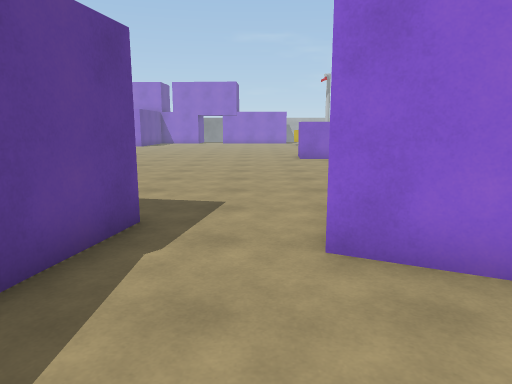
view 1 (above)

24 first-person views from a walk through a Unity game level. The camera is 1.5 m above the floor, tilts 10° down and sees 70° across. The floor is counted in squares, 1 m on a side. Each view is taken from the middle of a square. On the plan, view 1 faces up. The plan holds only what a view shows up to about 16 squares ahead; the rest is blank. The place goes on beyond the plan. The player is left out. Surface patterns are stand-ins for the level's own textures.

view 2
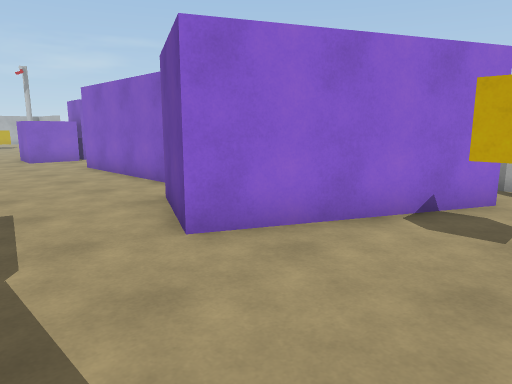

view 3
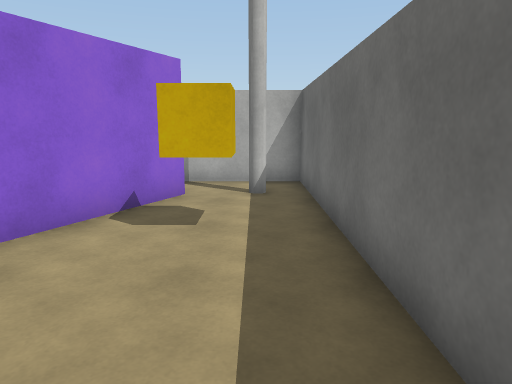

view 4
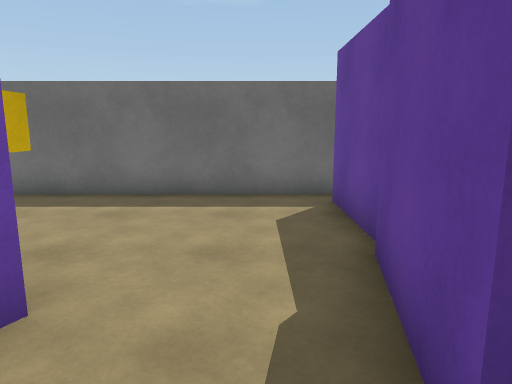

view 5
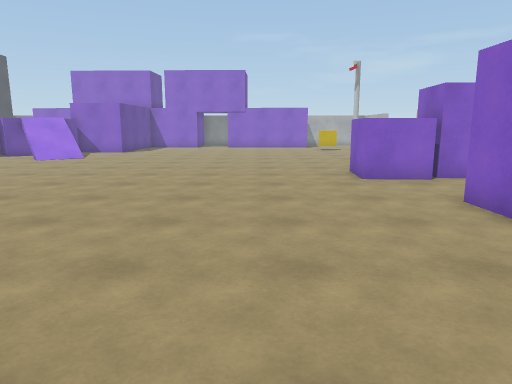

view 6
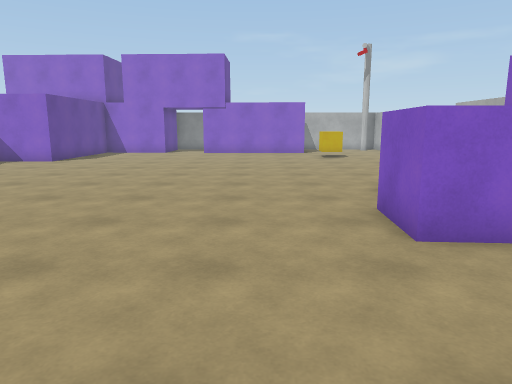

view 7
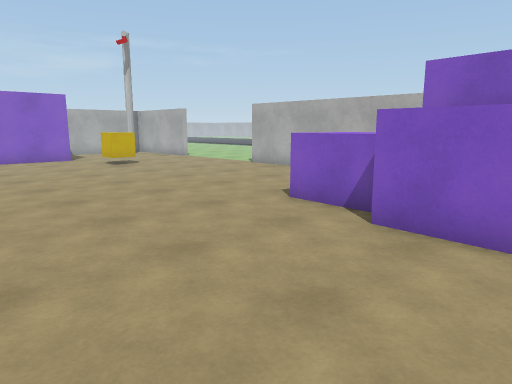

view 8
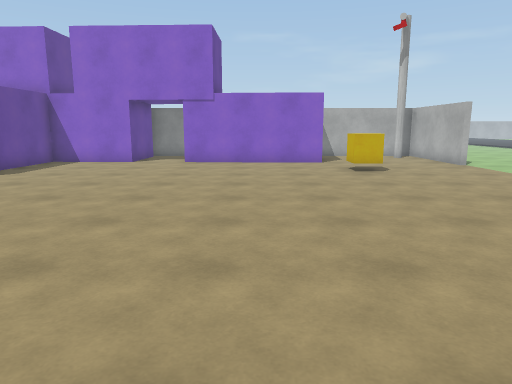

view 9
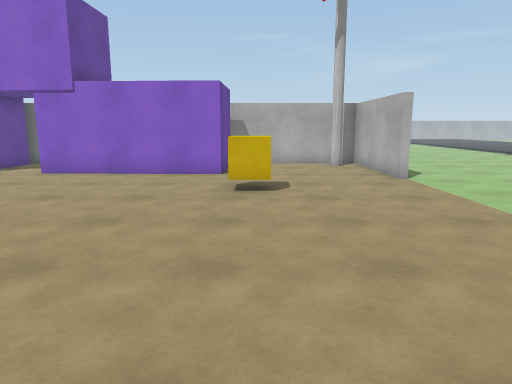

view 10
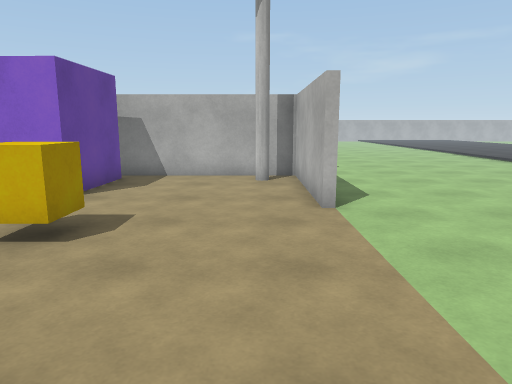

view 11
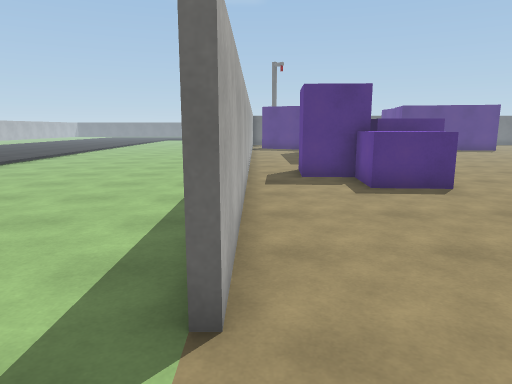

view 12
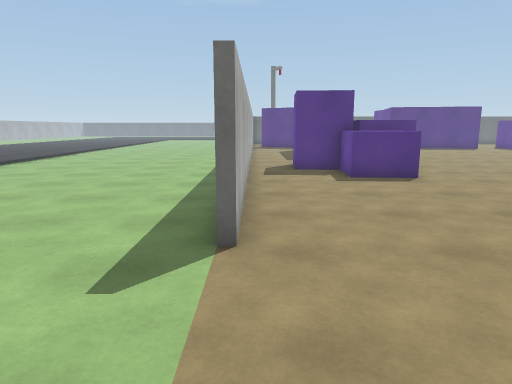

view 13
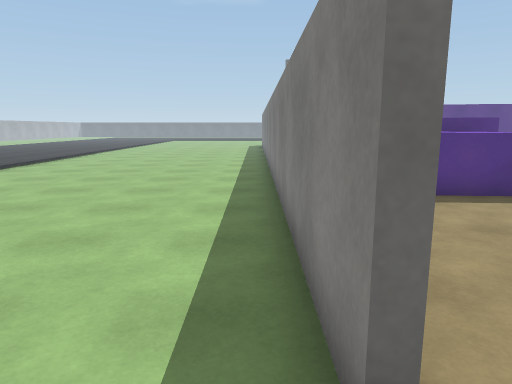

view 14
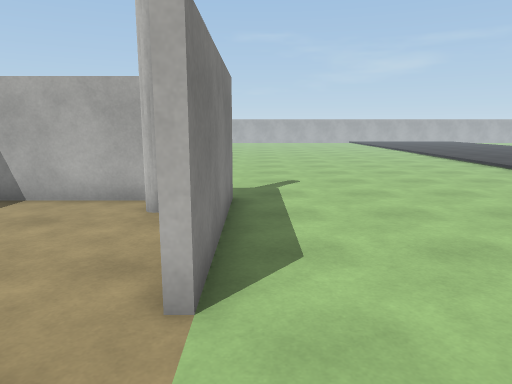

view 15
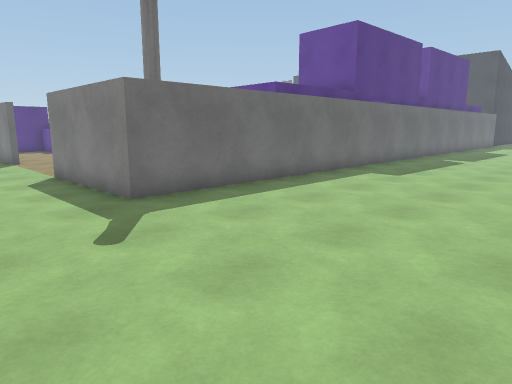

view 16
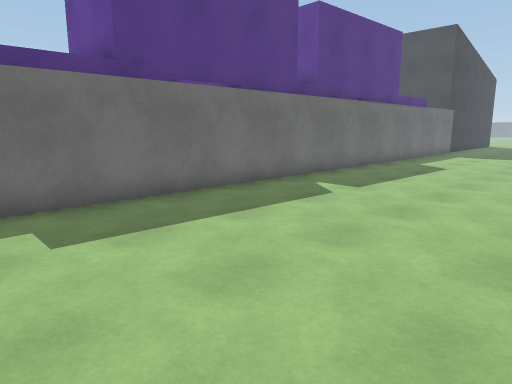

view 17
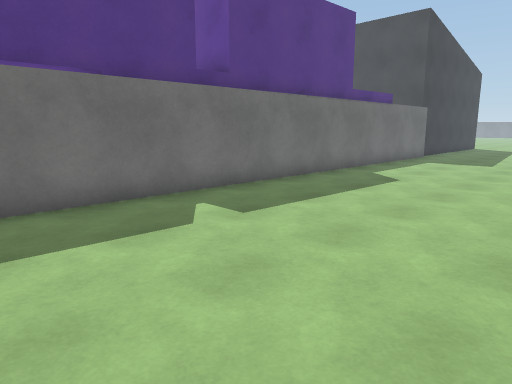

view 18
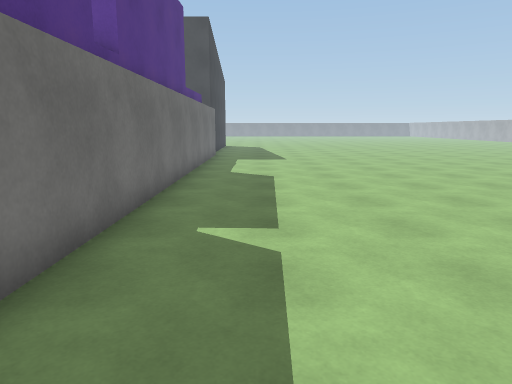

view 19
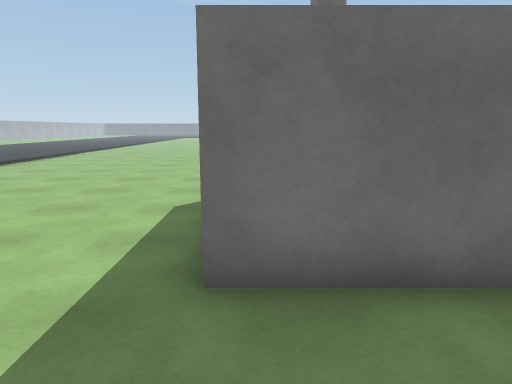

view 20
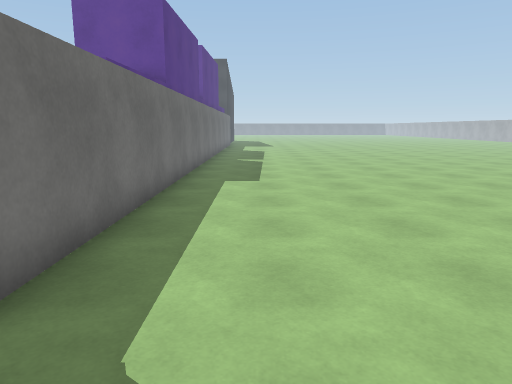

view 21
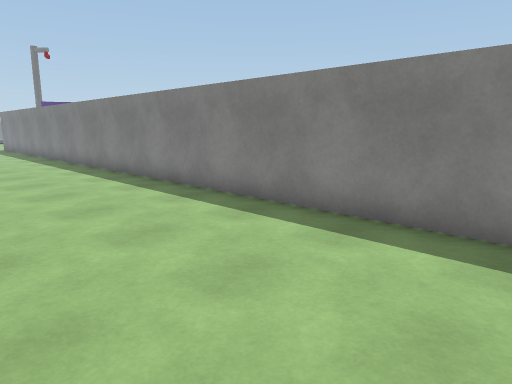

view 22
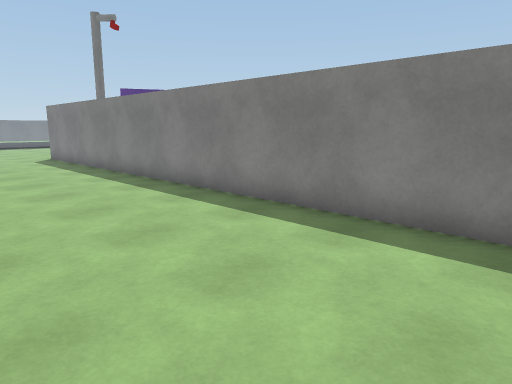

view 23
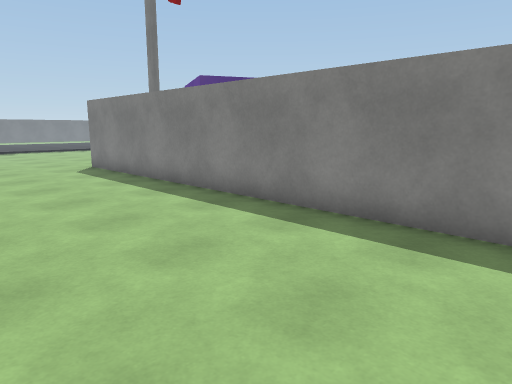

view 24
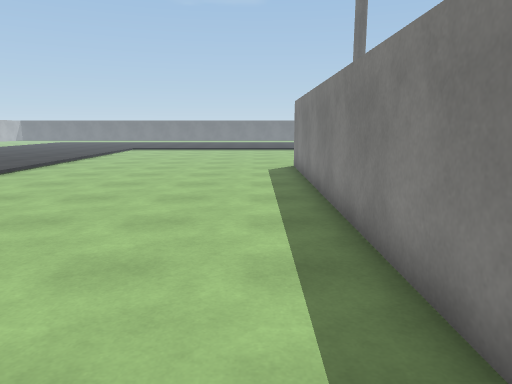

### Floor plan
Points are (right, up) in squares from view 1. A wall is a line through its corners. A room is listed if a view was taken in it or the views show most of it. See-through windows are left out.
Room 1 (views 1, 2, 3)
walls: (-2.6, 2.4) (-2.6, -0.5); (-2.2, 3.7) (-2.4, 2.8); (-2.9, -1.3) (8.3, -1.3); (6.3, 1.6) (0.8, 4.3)
ways out: opening at (-0.5, 3) to room 2
objects: cube (3, 0) to (4, 1)
Room 2 (views 4, 5, 6, 7, 8, 9, 10, 11, 12, 13, 14, 15, 16, 17, 18, 19, 20, 21, 22, 23, 24)
walls: (8.3, 17) (8.3, 28.5); (8.5, 28.6) (8.5, -1.5); (3.3, 8.8) (3.3, 14.4); (8.3, 33.6) (8.3, 38.5) (2.6, 38.5); (3, 37.9) (2.9, 34.9) (-3.2, 35.1); (-1.8, 5.8) (-2.2, 3.7); (-5.3, 38.2) (-5.4, 35.2) (-9, 35.3) (-9.1, 31.9); (-5.1, 38.5) (-5.6, 38.5); (0.8, 4.3) (2.1, 6.9); (-17.5, 38.8) (8.5, 38.8) (8.5, 33.7)
ways out: opening at (-0.5, 3) to room 1
objects: cube (2, 18) to (4, 20); cube (3, 21) to (5, 22); cube (3, 32) to (4, 32); block (4, 18) to (6, 20)

Where each view was taken, in squares from view 1:
view 1: 0 up, 0 right, facing up
view 2: 0 up, 2 left, facing up-right
view 3: 0 up, 2 left, facing right
view 4: 7 up, 1 left, facing down
view 5: 7 up, 1 left, facing up
view 6: 13 up, 0 right, facing up
view 7: 17 up, 3 left, facing up-right
view 8: 19 up, 0 right, facing up
view 9: 23 up, 4 right, facing up
view 10: 27 up, 7 right, facing up
view 11: 31 up, 8 right, facing down
view 12: 33 up, 8 right, facing down
view 13: 30 up, 9 right, facing down
view 14: 31 up, 9 right, facing up
view 15: 46 up, 12 right, facing down-left
view 16: 46 up, 2 right, facing down-left
view 17: 46 up, 2 left, facing down-left
view 18: 41 up, 1 left, facing left
view 19: 42 up, 8 right, facing down
view 20: 41 up, 11 right, facing left
view 21: 28 up, 14 right, facing down-left
view 22: 18 up, 14 right, facing down-left
view 23: 13 up, 14 right, facing down-left
view 24: 13 up, 10 right, facing down
